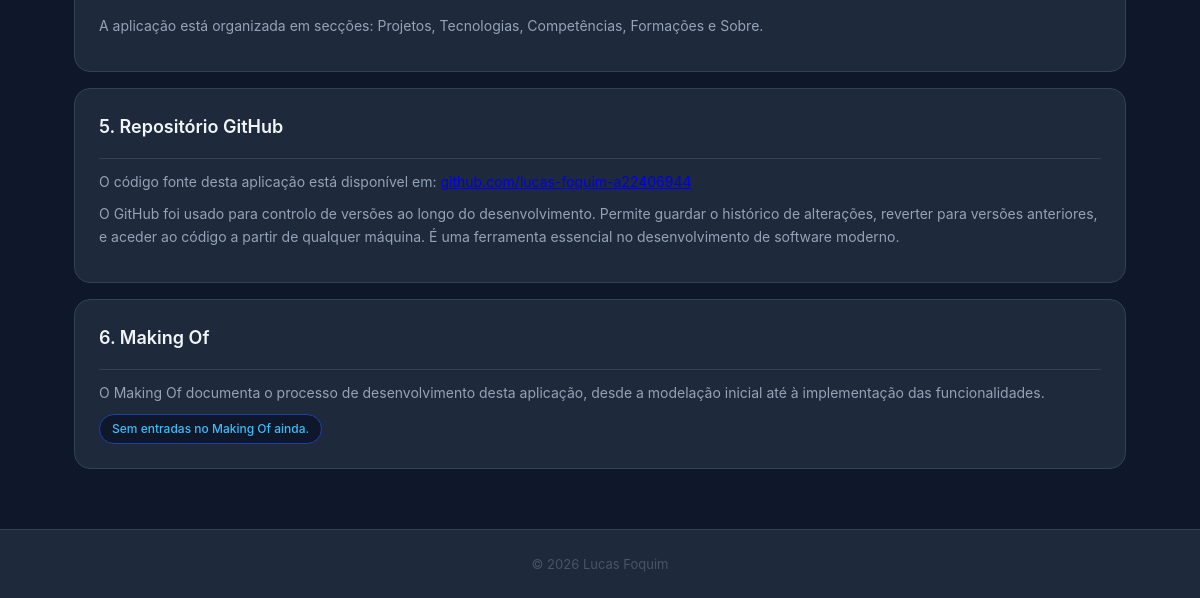
The app's page /portfolio/sobre/ (lower part), older data.
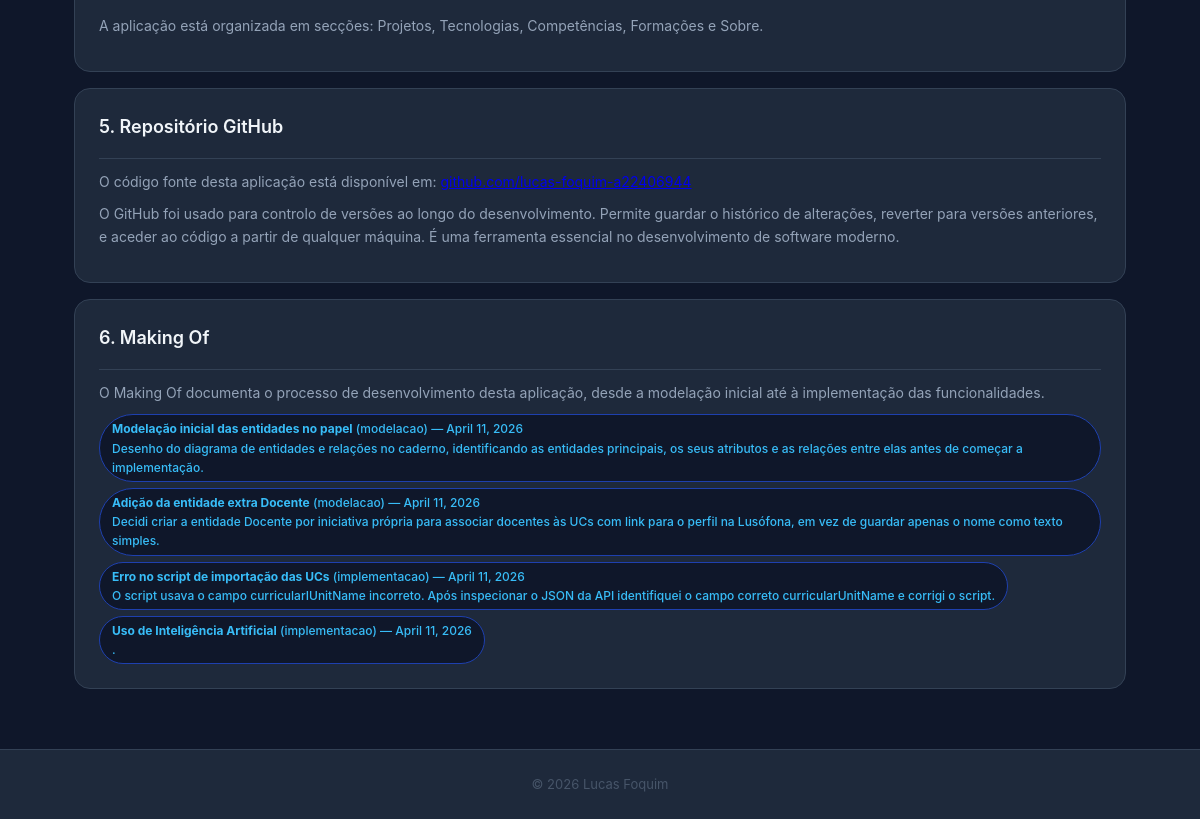
The same page, newer data.
### portfolio/models.py (models this page shows, shortened)
class MakingOf(models.Model):
    FASE_CHOICES = [
        ('modelacao', 'Modelação'),
        ('implementacao', 'Implementação'),
        ('testes', 'Testes'),
        ('revisao', 'Revisão'),
    ]
    titulo = models.CharField(max_length=200)
    data = models.DateField(auto_now_add=True)
    descricao = models.TextField()
    imagem = models.ImageField(upload_to='makingof/', blank=True)
    fase = models.CharField(max_length=50, choices=FASE_CHOICES, default='modelacao')
    entidade_relacionada = models.CharField(max_length=100, blank=True)
    uso_ia = models.TextField(blank=True, help_text='Descreve como usaste IA (se aplicável)')
    class Meta:
        ordering = ['-data']
        verbose_name_plural = 'Making Of'

### portfolio/views.py (the view)
# urls.py: path('sobre/', views.sobre_view, name='sobre'),
def sobre_view(request):
    tecnologias = Tecnologia.objects.all()
    makingof = MakingOf.objects.all()
    return render(request, 'portfolio/sobre.html', {
        'tecnologias': tecnologias,
        'makingof': makingof,
    })

### portfolio/templates/portfolio/sobre.html (shortened to what this page needs)
{% extends "portfolio/base.html" %}
{% load static %}
{% block content %}
            {% regroup tecnologias by tipo as tecnologias_por_tipo %}
<section>
    <article>
        <section>
            <p style="margin-top:10px;">A aplicação está organizada em secções: Projetos, Tecnologias, Competências, Formações e Sobre.</p>
        </section>
    </article>
</section>
<section>
    <article>
        <header>
            <h3>5. Repositório GitHub</h3>
        </header>
        <section>
            <p>O código fonte desta aplicação está disponível em: <a href="https://github.com/lucas-foquim-a22406944/LucasFoquim-a22406944" target="_blank">github.com/lucas-foquim-a22406944</a></p>
            <p>O GitHub foi usado para controlo de versões ao longo do desenvolvimento. Permite guardar o histórico de alterações, reverter para versões anteriores, e aceder ao código a partir de qualquer máquina. É uma ferramenta essencial no desenvolvimento de software moderno.</p>
        </section>
    </article>
</section>
<section>
    <article>
        <header>
            <h3>6. Making Of</h3>
        </header>
        <section>
            <p>O Making Of documenta o processo de desenvolvimento desta aplicação, desde a modelação inicial até à implementação das funcionalidades.</p>
            <ul>
                {% for entrada in makingof %}
                    <li>
                        <strong>{{ entrada.titulo }}</strong> ({{ entrada.fase }}) — {{ entrada.data }}<br>
                        {{ entrada.descricao }}
                    </li>
                {% empty %}
                    <li>Sem entradas no Making Of ainda.</li>
                {% endfor %}
            </ul>
        </section>
    </article>
</section>
{% endblock %}

Row changes from the older to the newer data that the page shows:
added MakingOf: titulo "Modelação inicial das entidades no papel", fase "modelacao", data "April 11, 2026", descricao "Desenho do diagrama de entidades e relações no caderno, identificando as entidades principais, os seus atributos e as relações entre elas antes de começar a implementação."
added MakingOf: titulo "Adição da entidade extra Docente", fase "modelacao", data "April 11, 2026", descricao "Decidi criar a entidade Docente por iniciativa própria para associar docentes às UCs com link para o perfil na Lusófona, em vez de guardar apenas o nome como texto simples."
added MakingOf: titulo "Erro no script de importação das UCs", fase "implementacao", data "April 11, 2026", descricao "O script usava o campo curricularIUnitName incorreto. Após inspecionar o JSON da API identifiquei o campo correto curricularUnitName e corrigi o script."
added MakingOf: titulo "Uso de Inteligência Artificial", fase "implementacao", data "April 11, 2026", descricao "."
Text that changed along with them:
text no longer shown: "Sem entradas no Making Of ainda."
